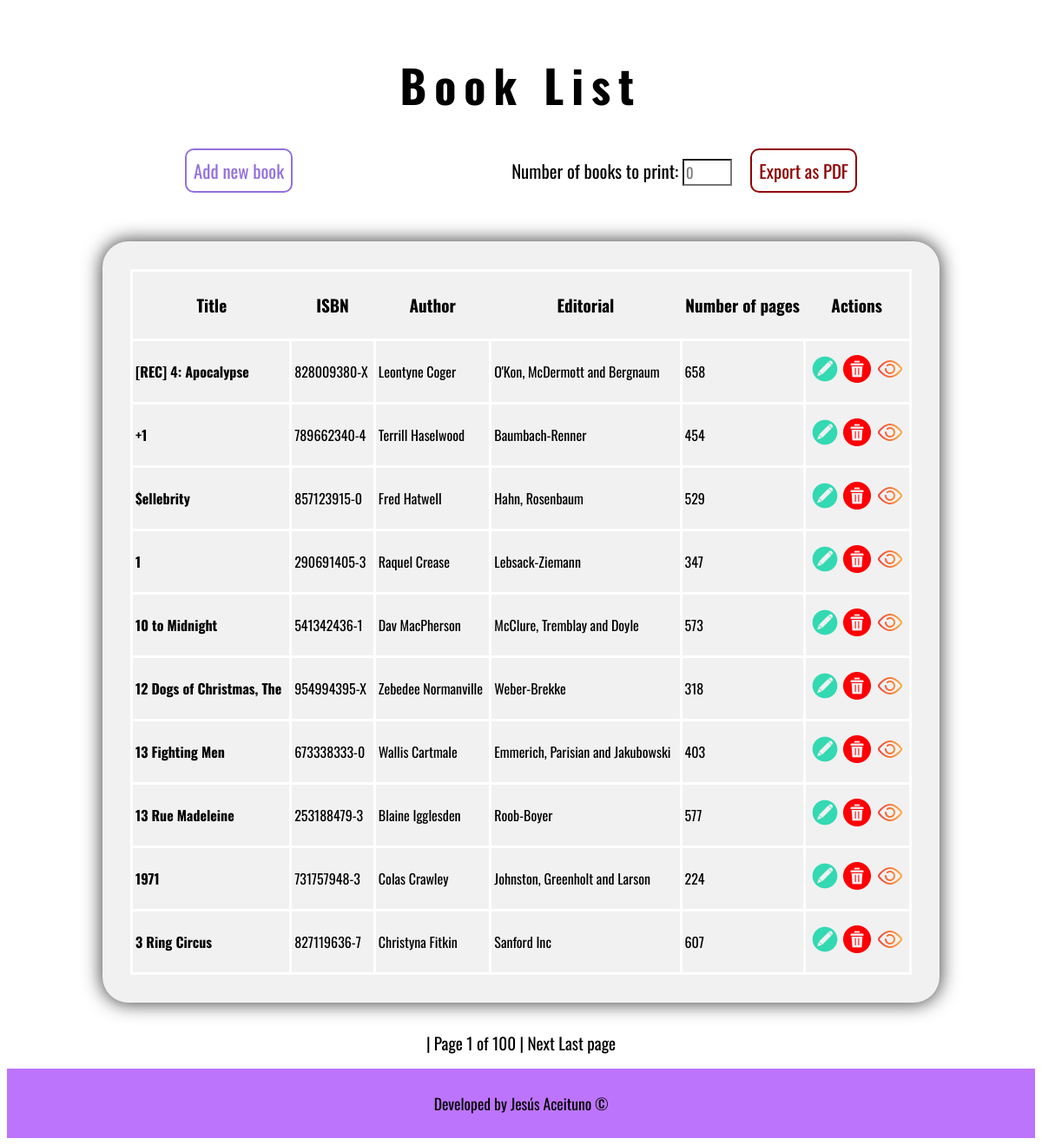
The page /?orderby=title on the database its author committed.
### tables this page shows
create table books_data (
    id INT AUTO_INCREMENT PRIMARY KEY,
    isbn VARCHAR(50),
	title VARCHAR(50),
	author VARCHAR(50),
	editorial VARCHAR(50),
	pages INT
);

### index.php (called while the page is built)
<?php
require_once 'controller/BooksController.php';
$controller = new BooksController();
$controller->handleRequest();

### model/Database.php (called while the page is built, shortened)
<?php
class Database
{
    private static $dbName = 'books_database';
    private static $dbHost = 'localhost';
    private static $dbUsername = 'root';
    private static $dbUserPassword = '';
    private static $conn = null;
    public static function connect()
    {
        if (null == self::$conn) {
            try {
                self::$conn = new PDO("mysql:host=" . self::$dbHost . ";" . "dbname=" . self::$dbName, self::$dbUsername, self::$dbUserPassword);
            } catch (PDOException $e) {
                die($e->getMessage());
            }
        }
        return self::$conn;
    }
    public static function disconnect()
    {
        self::$conn = null;
    }
}
?>

### model/BooksGateway.php (called while the page is built, shortened)
<?php
require_once 'Database.php';
class BooksGateway extends Database
{
    public function selectAll($order, $limit, $offset)
    {
        $pdo = Database::connect();
        $sql = $pdo->prepare("SELECT * FROM books_data ORDER BY $order ASC LIMIT $limit OFFSET $offset");
        $sql->execute();
        $books = array();
        while ($obj = $sql->fetch(PDO::FETCH_OBJ)) {
            $books[] = $obj;
        }
        return $books;
    }
    public function getTotalBooksCount()
    {
        $pdo = Database::connect();
        $sql = $pdo->prepare("SELECT COUNT(*) FROM books_data");
        $sql->execute();
        $count = $sql->fetchColumn();
        return $count;
    }
}
?>

### model/BooksService.php (called while the page is built, shortened)
<?php
require_once 'BooksGateway.php';
require_once 'Database.php';
class BooksService extends BooksGateway
{
    private $booksGateway = null;
    public function __construct()
    {
        $this->booksGateway = new BooksGateway();
    }
    public function getAllBooks($order, $limit, $offset)
    {
        try {
            $res = $this->booksGateway->selectAll($order, $limit, $offset);
            return $res;
        } catch (Exception $e) {
            self::disconnect();
            throw $e;
        }
    }
}
?>

### view/books.php (the view, shortened to what this page needs)
<!DOCTYPE HTML>
<html>
<head>
    <link rel="stylesheet" href="/view/style.css">
</head>
<body>
<h1>Book List</h1>
<div class="buttons">
    <a href="index.php?op=new" id="add">Add new book</a><br>
    <form action="booksPDF.php" method="get" id="pdfform">
        <label for="numRegistros">Number of books to print:</label>
        <input type="number" id="numRegistros" name="limit" placeholder="0" min="1" max="100">
        <button type="submit">Export as PDF</button>
    </form>
</div>
<br>
<div class="container">
    <table class="books_table">
        <thead>
        <tr>
            <th><a href="?orderby=title">Title</a></th>
            <th><a href="?orderby=isbn">ISBN</a></th>
            <th><a href="?orderby=author">Author</a></th>
            <th><a href="?orderby=editorial">Editorial</a></th>
            <th><a href="?orderby=pages">Number of pages</a></th>
            <th colspan="2">Actions</th>
        </tr>
        </thead>
        <tbody>
        <?php foreach ($books as $book) : ?>
            <tr>
                <td>
                    <strong><?php echo htmlentities($book->title); ?></strong>
                </td>
                <td><?php echo htmlentities($book->isbn); ?></td>
                <td><?php echo htmlentities($book->author); ?></td>
                <td><?php echo htmlentities($book->editorial); ?></td>
                <td><?php echo htmlentities($book->pages); ?></td>
                <td class="actions"><a href="index.php?op=edit&id=<?php echo $book->id; ?>"><img
                                src="/view/img/edit.png"></a>
                    <a href="index.php?op=delete&id=<?php echo $book->id; ?>"><img
                                src="/view/img/delete.png"></a>
                    <a href="index.php?op=show&id=<?php echo $book->id; ?>"><img src="/view/img/show.png" </a></td>
            </tr>
        <?php endforeach; ?>
        </tbody>
    </table>
</div>
<?php
$nextPage = min($totalPages, $currentPage + 1);
?>
<div class="pages">
    <span> | Page <?php echo $currentPage; ?> of <?php echo $totalPages; ?> | </span>
    <?php if ($currentPage < $totalPages): ?>
        <a href="?page=<?php echo $nextPage; ?>">Next</i></a>
    <?php endif; ?>
    <?php if ($currentPage < $totalPages): ?>
        <a href="?page=<?php echo $totalPages; ?>">Last page</a>
    <?php endif; ?>
</div>
    <footer>
        Developed by Jesús Aceituno ©
    </footer>
</body>
</html>

### view/style.css (style rules this page uses)
* { font-family: 'Oswald', sans-serif; background-color: white; color: black; }
h1 { text-align: center; padding-top: 1.5rem; font-size: 52px; color: black; letter-spacing: 9px; }
.buttons { width: 75vw; margin: auto; display: flex; justify-content: space-around; align-items: center; min-width: 40rem; }
strong { background: none; }
#add { font-size: 1.3em; color: mediumpurple; border: 2px solid mediumpurple; padding: 8px; border-radius: 10px; }
#pdfform { font-size: 1.3em; }
#pdfform input { font-size: 0.8em; margin-right: 1em; }
#pdfform button { font-size: 1em; padding: 8px; cursor: pointer; color: #900000; border: 2px solid #900000; border-radius: 10px; }
.container { width: 75vw; margin: auto; border-radius: 30px; padding: 2em; background-color: #f1f1f1; box-shadow: 0px 0px 21px 1px rgba(0, 0, 0, 0.76); margin-top: 2rem; }
.actions { text-align: center; }
img { width: 32px; background: none; margin: 1px; }
table { border-collapse: collapse; }
table.books_table { width: 75vw; }
table.books_table thead { text-align: left; border: 3px solid white; height: 5em; }
table a { background-color: #f1f1f1; }
table.books_table thead th { padding: 3px; background-color: #f1f1f1; text-align: center; font-size: 1.2em; width: auto; }
table.books_table tbody td { width: auto; height: 4rem; padding: 3px; border: 3px solid white; background-color: #f1f1f1; }
a, a:hover, a:active, a:visited { color: black; text-decoration: none; }
.pages { margin: auto; margin-top: 2rem; width: 75vw; text-align: center; font-size: 1.2rem; }
footer { margin-top: 15px; display: flex; height: 5rem; background-color: #bd74fd; justify-content: center; align-items: center; width: 100%; font-size: 1.1rem; bottom: 0; }

### rows shown on the page
books_data: title "[REC] 4: Apocalypse", isbn "828009380-X", author "Leontyne Coger", editorial "O'Kon, McDermott and Bergnaum", pages "658"
books_data: title "+1", isbn "789662340-4", author "Terrill Haselwood", editorial "Baumbach-Renner", pages "454"
books_data: title "$ellebrity", isbn "857123915-0", author "Fred Hatwell", editorial "Hahn, Rosenbaum", pages "529"
books_data: title "1", isbn "290691405-3", author "Raquel Crease", editorial "Lebsack-Ziemann", pages "347"
books_data: title "10 to Midnight", isbn "541342436-1", author "Dav MacPherson", editorial "McClure, Tremblay and Doyle", pages "573"
books_data: title "12 Dogs of Christmas, The", isbn "954994395-X", author "Zebedee Normanville", editorial "Weber-Brekke", pages "318"
books_data: title "13 Fighting Men", isbn "673338333-0", author "Wallis Cartmale", editorial "Emmerich, Parisian and Jakubowski", pages "403"
books_data: title "13 Rue Madeleine", isbn "253188479-3", author "Blaine Igglesden", editorial "Roob-Boyer", pages "577"
books_data: title "1971", isbn "731757948-3", author "Colas Crawley", editorial "Johnston, Greenholt and Larson", pages "224"
books_data: title "3 Ring Circus", isbn "827119636-7", author "Christyna Fitkin", editorial "Sanford Inc", pages "607"

### other values the page prints
$currentPage "1"
$totalPages "100"
